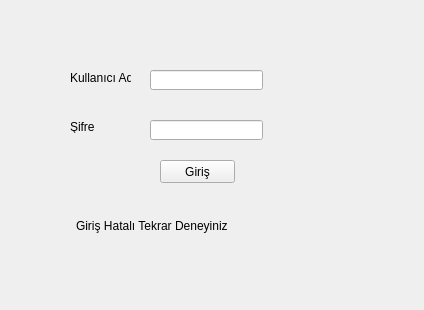
<?xml version="1.0" encoding="UTF-8"?>
<ui version="4.0">
 <class>giris_ekrani</class>
 <widget class="QWidget" name="giris_ekrani">
  <property name="geometry">
   <rect>
    <x>0</x>
    <y>0</y>
    <width>424</width>
    <height>310</height>
   </rect>
  </property>
  <property name="windowTitle">
   <string>Giriş Ekranı</string>
  </property>
  <widget class="QLabel" name="label">
   <property name="geometry">
    <rect>
     <x>70</x>
     <y>70</y>
     <width>61</width>
     <height>16</height>
    </rect>
   </property>
   <property name="text">
    <string>Kullanıcı Adı</string>
   </property>
  </widget>
  <widget class="QLabel" name="label_2">
   <property name="geometry">
    <rect>
     <x>70</x>
     <y>120</y>
     <width>47</width>
     <height>13</height>
    </rect>
   </property>
   <property name="text">
    <string>Şifre</string>
   </property>
  </widget>
  <widget class="QLineEdit" name="k_adi">
   <property name="geometry">
    <rect>
     <x>150</x>
     <y>70</y>
     <width>113</width>
     <height>20</height>
    </rect>
   </property>
  </widget>
  <widget class="QLineEdit" name="sifre">
   <property name="geometry">
    <rect>
     <x>150</x>
     <y>120</y>
     <width>113</width>
     <height>20</height>
    </rect>
   </property>
   <property name="echoMode">
    <enum>QLineEdit::Password</enum>
   </property>
  </widget>
  <widget class="QPushButton" name="g_butonu">
   <property name="geometry">
    <rect>
     <x>160</x>
     <y>160</y>
     <width>75</width>
     <height>23</height>
    </rect>
   </property>
   <property name="text">
    <string>Giriş</string>
   </property>
  </widget>
  <widget class="QLabel" name="hatali_giris">
   <property name="geometry">
    <rect>
     <x>76</x>
     <y>200</y>
     <width>251</width>
     <height>51</height>
    </rect>
   </property>
   <property name="text">
    <string>Giriş Hatalı Tekrar Deneyiniz</string>
   </property>
  </widget>
 </widget>
 <resources/>
 <connections>
  <connection>
   <sender>g_butonu</sender>
   <signal>clicked()</signal>
   <receiver>giris_ekrani</receiver>
   <slot>giris_kontrol()</slot>
   <hints>
    <hint type="sourcelabel">
     <x>208</x>
     <y>172</y>
    </hint>
    <hint type="destinationlabel">
     <x>335</x>
     <y>163</y>
    </hint>
   </hints>
  </connection>
 </connections>
 <slots>
  <slot>giris_kontrol()</slot>
 </slots>
</ui>
